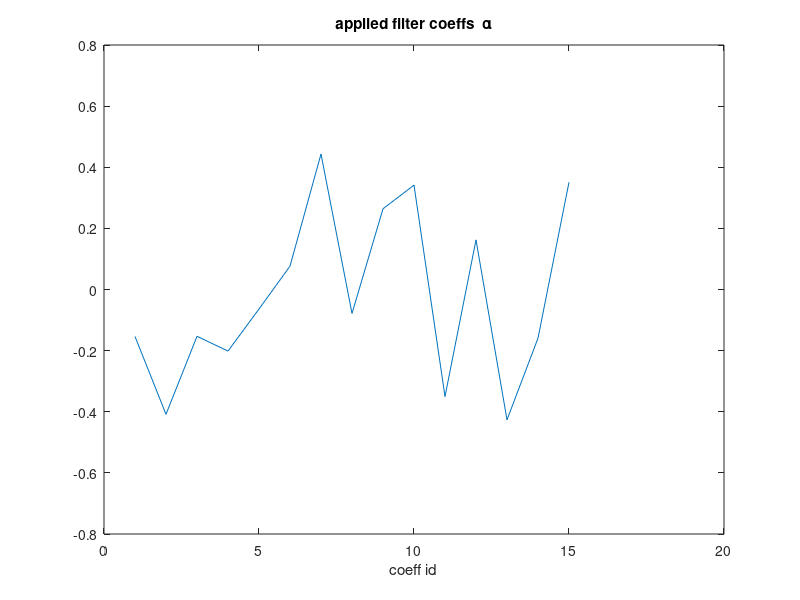

The MATLAB script that drew this image: (Note: this script raises an error after producing the figure.)
clear all
close all
clc

% load predefined W matrix for 100 nodes
load mydata


% calculate combinatorial Laplacian Matrix
d = sum(W,2);
L = diag(d)-W;
% calculate  Laplacian Matrix

% find eigenvector and eigenvalues of combinatorial Laplacian
[u v]=eig(L);
% make eignevalue as vector
v=diag(v);
v(v<0)=0;
% get maximum eigenvalue
lmax=max(v);



% create signal where first node is 1 rest of them zero
s=zeros(size(W,1),1);
s(1)=1;

% determine filter
K=15;
alpha=rand(K,1)-0.5;
C=ones(size(W,1),1);
for i=1:K-1
    C=[C v.^(i/5)];
end
C(isinf(C))=0;
flt=C*alpha;

figure;plot(alpha);
xlabel('coeff id');
title('applied filter coeffs  \alpha');


% apply that filter on to graph signal
sf=u*diag(flt)*u'*s;


% visualize input and result
run gspbox/gsp_start
%coord=u(:,2:4);
G=gsp_graph(W,coord);
%figure;gsp_plot_signal(G,s)
%title('Input signal');
figure;gsp_plot_signal(G,sf)
title('Filtered signal on first Graph');


load data2

        

% calculate combinatorial Laplacian Matrix
d = sum(WW,2);
L = diag(d)-WW;
% calculate  Laplacian Matrix

% find eigenvector and eigenvalues of combinatorial Laplacian
[u v]=eig(L);


% make eignevalue as vector
v=diag(v);
% get maximum eigenvalue
lmax=max(v);
v(v<0)=0;

% create signal where first node is 1 rest of them zero
s=zeros(size(WW,1),1);
s(1)=1;

% determine filter

C=ones(size(WW,1),1);
for i=1:K-1
    C=[C v.^(i/5)];
end
C(isinf(C))=0;
flt=C*alpha;


% apply that filter on to graph signal
sf2=u*diag(flt)*u'*s;


G=gsp_graph(WW,coord2);
%figure;gsp_plot_signal(G,s)
%title('Input signal');
figure;gsp_plot_signal(G,sf2)
title('Filtered signal on second graph');


